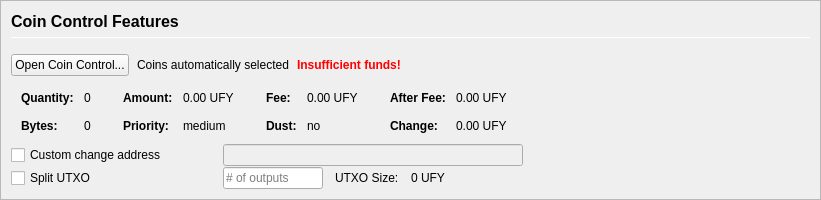
         <widget class="QFrame" name="frameCoinControl">
          <property name="sizePolicy">
           <sizepolicy hsizetype="Expanding" vsizetype="Expanding">
            <horstretch>0</horstretch>
            <verstretch>0</verstretch>
           </sizepolicy>
          </property>
          <property name="maximumSize">
           <size>
            <width>16777215</width>
            <height>16777215</height>
           </size>
          </property>
          <property name="frameShape">
           <enum>QFrame::StyledPanel</enum>
          </property>
          <property name="frameShadow">
           <enum>QFrame::Sunken</enum>
          </property>
          <layout class="QVBoxLayout" name="verticalLayoutCoinControl2">
           <property name="spacing">
            <number>0</number>
           </property>
           <property name="leftMargin">
            <number>0</number>
           </property>
           <property name="topMargin">
            <number>0</number>
           </property>
           <property name="rightMargin">
            <number>0</number>
           </property>
           <property name="bottomMargin">
            <number>0</number>
           </property>
           <item>
            <widget class="QFrame" name="frameCoinControl_BG">
             <layout class="QVBoxLayout" name="verticalLayoutCoinControl" stretch="0,0,0,0,0,0">
              <property name="spacing">
               <number>1</number>
              </property>
              <property name="leftMargin">
               <number>10</number>
              </property>
              <property name="topMargin">
               <number>10</number>
              </property>
              <item>
               <layout class="QHBoxLayout" name="horizontalLayoutCoinControl1">
                <property name="bottomMargin">
                 <number>15</number>
                </property>
                <item>
                 <layout class="QVBoxLayout" name="verticalLayout_3">
                  <property name="spacing">
                   <number>6</number>
                  </property>
                  <item>
                   <widget class="QLabel" name="labelCoinControlFeatures">
                    <property name="sizePolicy">
                     <sizepolicy hsizetype="Preferred" vsizetype="Maximum">
                      <horstretch>0</horstretch>
                      <verstretch>0</verstretch>
                     </sizepolicy>
                    </property>
                    <property name="minimumSize">
                     <size>
                      <width>0</width>
                      <height>20</height>
                     </size>
                    </property>
                    <property name="font">
                     <font>
                      <pointsize>12</pointsize>
                      <weight>75</weight>
                      <bold>true</bold>
                     </font>
                    </property>
                    <property name="styleSheet">
                     <string notr="true">font-weight:bold;</string>
                    </property>
                    <property name="text">
                     <string>Coin Control Features</string>
                    </property>
                   </widget>
                  </item>
                  <item>
                   <widget class="Line" name="line">
                    <property name="minimumSize">
                     <size>
                      <width>0</width>
                      <height>1</height>
                     </size>
                    </property>
                    <property name="maximumSize">
                     <size>
                      <width>16777215</width>
                      <height>1</height>
                     </size>
                    </property>
                    <property name="orientation">
                     <enum>Qt::Horizontal</enum>
                    </property>
                   </widget>
                  </item>
                 </layout>
                </item>
               </layout>
              </item>
              <item>
               <layout class="QHBoxLayout" name="horizontalLayoutCoinControl2" stretch="0,0,0,0">
                <property name="spacing">
                 <number>8</number>
                </property>
                <property name="bottomMargin">
                 <number>10</number>
                </property>
                <item>
                 <widget class="QPushButton" name="pushButtonCoinControl">
                  <property name="styleSheet">
                   <string notr="true"/>
                  </property>
                  <property name="text">
                   <string>Open Coin Control...</string>
                  </property>
                  <property name="autoDefault">
                   <bool>false</bool>
                  </property>
                 </widget>
                </item>
                <item>
                 <widget class="QLabel" name="labelCoinControlAutomaticallySelected">
                  <property name="text">
                   <string>Coins automatically selected</string>
                  </property>
                  <property name="margin">
                   <number>5</number>
                  </property>
                 </widget>
                </item>
                <item>
                 <widget class="QLabel" name="labelCoinControlInsuffFunds">
                  <property name="font">
                   <font>
                    <weight>75</weight>
                    <bold>true</bold>
                   </font>
                  </property>
                  <property name="styleSheet">
                   <string notr="true">color:red;font-weight:bold;</string>
                  </property>
                  <property name="text">
                   <string>Insufficient funds!</string>
                  </property>
                  <property name="margin">
                   <number>5</number>
                  </property>
                 </widget>
                </item>
                <item>
                 <spacer name="horizontalSpacerCoinControl">
                  <property name="orientation">
                   <enum>Qt::Horizontal</enum>
                  </property>
                  <property name="sizeHint" stdset="0">
                   <size>
                    <width>40</width>
                    <height>1</height>
                   </size>
                  </property>
                 </spacer>
                </item>
               </layout>
              </item>
              <item>
               <widget class="QWidget" name="widgetCoinControl" native="true">
                <property name="sizePolicy">
                 <sizepolicy hsizetype="Preferred" vsizetype="Preferred">
                  <horstretch>0</horstretch>
                  <verstretch>0</verstretch>
                 </sizepolicy>
                </property>
                <property name="minimumSize">
                 <size>
                  <width>0</width>
                  <height>0</height>
                 </size>
                </property>
                <property name="styleSheet">
                 <string notr="true"/>
                </property>
                <layout class="QHBoxLayout" name="horizontalLayoutCoinControl5">
                 <property name="leftMargin">
                  <number>0</number>
                 </property>
                 <property name="topMargin">
                  <number>0</number>
                 </property>
                 <property name="rightMargin">
                  <number>0</number>
                 </property>
                 <property name="bottomMargin">
                  <number>0</number>
                 </property>
                 <item>
                  <layout class="QHBoxLayout" name="horizontalLayoutCoinControl3" stretch="0,0,0,1">
                   <property name="spacing">
                    <number>20</number>
                   </property>
                   <property name="topMargin">
                    <number>0</number>
                   </property>
                   <property name="bottomMargin">
                    <number>10</number>
                   </property>
                   <item>
                    <layout class="QFormLayout" name="formLayoutCoinControl1">
                     <property name="horizontalSpacing">
                      <number>10</number>
                     </property>
                     <property name="verticalSpacing">
                      <number>14</number>
                     </property>
                     <property name="leftMargin">
                      <number>10</number>
                     </property>
                     <property name="topMargin">
                      <number>4</number>
                     </property>
                     <property name="rightMargin">
                      <number>6</number>
                     </property>
                     <item row="0" column="0">
                      <widget class="QLabel" name="labelCoinControlQuantityText">
                       <property name="font">
                        <font>
                         <weight>75</weight>
                         <bold>true</bold>
                        </font>
                       </property>
                       <property name="text">
                        <string>Quantity:</string>
                       </property>
                       <property name="margin">
                        <number>0</number>
                       </property>
                      </widget>
                     </item>
                     <item row="0" column="1">
                      <widget class="QLabel" name="labelCoinControlQuantity">
                       <property name="cursor">
                        <cursorShape>IBeamCursor</cursorShape>
                       </property>
                       <property name="contextMenuPolicy">
                        <enum>Qt::ActionsContextMenu</enum>
                       </property>
                       <property name="text">
                        <string notr="true">0</string>
                       </property>
                       <property name="margin">
                        <number>0</number>
                       </property>
                       <property name="textInteractionFlags">
                        <set>Qt::LinksAccessibleByMouse|Qt::TextSelectableByKeyboard|Qt::TextSelectableByMouse</set>
                       </property>
                      </widget>
                     </item>
                     <item row="1" column="0">
                      <widget class="QLabel" name="labelCoinControlBytesText">
                       <property name="font">
                        <font>
                         <weight>75</weight>
                         <bold>true</bold>
                        </font>
                       </property>
                       <property name="text">
                        <string>Bytes:</string>
                       </property>
                      </widget>
                     </item>
                     <item row="1" column="1">
                      <widget class="QLabel" name="labelCoinControlBytes">
                       <property name="cursor">
                        <cursorShape>IBeamCursor</cursorShape>
                       </property>
                       <property name="contextMenuPolicy">
                        <enum>Qt::ActionsContextMenu</enum>
                       </property>
                       <property name="text">
                        <string notr="true">0</string>
                       </property>
                       <property name="textInteractionFlags">
                        <set>Qt::LinksAccessibleByMouse|Qt::TextSelectableByKeyboard|Qt::TextSelectableByMouse</set>
                       </property>
                      </widget>
                     </item>
                    </layout>
                   </item>
                   <item>
                    <layout class="QFormLayout" name="formLayoutCoinControl2">
                     <property name="horizontalSpacing">
                      <number>10</number>
                     </property>
                     <property name="verticalSpacing">
                      <number>14</number>
                     </property>
                     <property name="leftMargin">
                      <number>6</number>
                     </property>
                     <property name="topMargin">
                      <number>4</number>
                     </property>
                     <property name="rightMargin">
                      <number>6</number>
                     </property>
                     <item row="0" column="0">
                      <widget class="QLabel" name="labelCoinControlAmountText">
                       <property name="font">
                        <font>
                         <weight>75</weight>
                         <bold>true</bold>
                        </font>
                       </property>
                       <property name="text">
                        <string>Amount:</string>
                       </property>
                       <property name="margin">
                        <number>0</number>
                       </property>
                      </widget>
                     </item>
                     <item row="0" column="1">
                      <widget class="QLabel" name="labelCoinControlAmount">
                       <property name="cursor">
                        <cursorShape>IBeamCursor</cursorShape>
                       </property>
                       <property name="contextMenuPolicy">
                        <enum>Qt::ActionsContextMenu</enum>
                       </property>
                       <property name="text">
                        <string notr="true">0.00 UFY</string>
                       </property>
                       <property name="textInteractionFlags">
                        <set>Qt::LinksAccessibleByMouse|Qt::TextSelectableByKeyboard|Qt::TextSelectableByMouse</set>
                       </property>
                      </widget>
                     </item>
                     <item row="1" column="0">
                      <widget class="QLabel" name="labelCoinControlPriorityText">
                       <property name="font">
                        <font>
                         <weight>75</weight>
                         <bold>true</bold>
                        </font>
                       </property>
                       <property name="text">
                        <string>Priority:</string>
                       </property>
                      </widget>
                     </item>
                     <item row="1" column="1">
                      <widget class="QLabel" name="labelCoinControlPriority">
                       <property name="cursor">
                        <cursorShape>IBeamCursor</cursorShape>
                       </property>
                       <property name="contextMenuPolicy">
                        <enum>Qt::ActionsContextMenu</enum>
                       </property>
                       <property name="text">
                        <string>medium</string>
                       </property>
                       <property name="textInteractionFlags">
                        <set>Qt::LinksAccessibleByMouse|Qt::TextSelectableByKeyboard|Qt::TextSelectableByMouse</set>
                       </property>
                      </widget>
                     </item>
                    </layout>
                   </item>
                   <item>
                    <layout class="QFormLayout" name="formLayoutCoinControl3">
                     <property name="horizontalSpacing">
                      <number>10</number>
                     </property>
                     <property name="verticalSpacing">
                      <number>14</number>
                     </property>
                     <property name="leftMargin">
                      <number>6</number>
                     </property>
                     <property name="topMargin">
                      <number>4</number>
                     </property>
                     <property name="rightMargin">
                      <number>6</number>
                     </property>
                     <item row="0" column="0">
                      <widget class="QLabel" name="labelCoinControlFeeText">
                       <property name="font">
                        <font>
                         <weight>75</weight>
                         <bold>true</bold>
                        </font>
                       </property>
                       <property name="text">
                        <string>Fee:</string>
                       </property>
                       <property name="margin">
                        <number>0</number>
                       </property>
                      </widget>
                     </item>
                     <item row="0" column="1">
                      <widget class="QLabel" name="labelCoinControlFee">
                       <property name="cursor">
                        <cursorShape>IBeamCursor</cursorShape>
                       </property>
                       <property name="contextMenuPolicy">
                        <enum>Qt::ActionsContextMenu</enum>
                       </property>
                       <property name="text">
                        <string notr="true">0.00 UFY</string>
                       </property>
                       <property name="textInteractionFlags">
                        <set>Qt::LinksAccessibleByMouse|Qt::TextSelectableByKeyboard|Qt::TextSelectableByMouse</set>
                       </property>
                      </widget>
                     </item>
                     <item row="1" column="0">
                      <widget class="QLabel" name="labelCoinControlLowOutputText">
                       <property name="font">
                        <font>
                         <weight>75</weight>
                         <bold>true</bold>
                        </font>
                       </property>
                       <property name="text">
                        <string>Dust:</string>
                       </property>
                      </widget>
                     </item>
                     <item row="1" column="1">
                      <widget class="QLabel" name="labelCoinControlLowOutput">
                       <property name="cursor">
                        <cursorShape>IBeamCursor</cursorShape>
                       </property>
                       <property name="contextMenuPolicy">
                        <enum>Qt::ActionsContextMenu</enum>
                       </property>
                       <property name="text">
                        <string>no</string>
                       </property>
                       <property name="textInteractionFlags">
                        <set>Qt::LinksAccessibleByMouse|Qt::TextSelectableByKeyboard|Qt::TextSelectableByMouse</set>
                       </property>
                      </widget>
                     </item>
                    </layout>
                   </item>
                   <item>
                    <layout class="QFormLayout" name="formLayoutCoinControl4">
                     <property name="horizontalSpacing">
                      <number>10</number>
                     </property>
                     <property name="verticalSpacing">
                      <number>14</number>
                     </property>
                     <property name="leftMargin">
                      <number>6</number>
                     </property>
                     <property name="topMargin">
                      <number>4</number>
                     </property>
                     <property name="rightMargin">
                      <number>6</number>
                     </property>
                     <item row="0" column="0">
                      <widget class="QLabel" name="labelCoinControlAfterFeeText">
                       <property name="font">
                        <font>
                         <weight>75</weight>
                         <bold>true</bold>
                        </font>
                       </property>
                       <property name="text">
                        <string>After Fee:</string>
                       </property>
                       <property name="margin">
                        <number>0</number>
                       </property>
                      </widget>
                     </item>
                     <item row="0" column="1">
                      <widget class="QLabel" name="labelCoinControlAfterFee">
                       <property name="cursor">
                        <cursorShape>IBeamCursor</cursorShape>
                       </property>
                       <property name="contextMenuPolicy">
                        <enum>Qt::ActionsContextMenu</enum>
                       </property>
                       <property name="text">
                        <string notr="true">0.00 UFY</string>
                       </property>
                       <property name="textInteractionFlags">
                        <set>Qt::LinksAccessibleByMouse|Qt::TextSelectableByKeyboard|Qt::TextSelectableByMouse</set>
                       </property>
                      </widget>
                     </item>
                     <item row="1" column="0">
                      <widget class="QLabel" name="labelCoinControlChangeText">
                       <property name="font">
                        <font>
                         <weight>75</weight>
                         <bold>true</bold>
                        </font>
                       </property>
                       <property name="text">
                        <string>Change:</string>
                       </property>
                      </widget>
                     </item>
                     <item row="1" column="1">
                      <widget class="QLabel" name="labelCoinControlChange">
                       <property name="cursor">
                        <cursorShape>IBeamCursor</cursorShape>
                       </property>
                       <property name="contextMenuPolicy">
                        <enum>Qt::ActionsContextMenu</enum>
                       </property>
                       <property name="text">
                        <string notr="true">0.00 UFY</string>
                       </property>
                       <property name="textInteractionFlags">
                        <set>Qt::LinksAccessibleByMouse|Qt::TextSelectableByKeyboard|Qt::TextSelectableByMouse</set>
                       </property>
                      </widget>
                     </item>
                    </layout>
                   </item>
                  </layout>
                 </item>
                </layout>
               </widget>
              </item>
              <item>
               <layout class="QHBoxLayout" name="horizontalLayoutCoinControl4">
                <property name="spacing">
                 <number>12</number>
                </property>
                <property name="sizeConstraint">
                 <enum>QLayout::SetDefaultConstraint</enum>
                </property>
                <property name="topMargin">
                 <number>0</number>
                </property>
                <property name="rightMargin">
                 <number>0</number>
                </property>
                <item>
                 <widget class="QCheckBox" name="checkBoxCoinControlChange">
                  <property name="sizePolicy">
                   <sizepolicy hsizetype="Preferred" vsizetype="Preferred">
                    <horstretch>0</horstretch>
                    <verstretch>0</verstretch>
                   </sizepolicy>
                  </property>
                  <property name="minimumSize">
                   <size>
                    <width>200</width>
                    <height>0</height>
                   </size>
                  </property>
                  <property name="maximumSize">
                   <size>
                    <width>200</width>
                    <height>16777215</height>
                   </size>
                  </property>
                  <property name="toolTip">
                   <string>If this is activated, but the change address is empty or invalid, change will be sent to a newly generated address.</string>
                  </property>
                  <property name="text">
                   <string>Custom change address</string>
                  </property>
                 </widget>
                </item>
                <item>
                 <widget class="QValidatedLineEdit" name="lineEditCoinControlChange">
                  <property name="enabled">
                   <bool>false</bool>
                  </property>
                  <property name="sizePolicy">
                   <sizepolicy hsizetype="Preferred" vsizetype="Preferred">
                    <horstretch>0</horstretch>
                    <verstretch>0</verstretch>
                   </sizepolicy>
                  </property>
                  <property name="minimumSize">
                   <size>
                    <width>300</width>
                    <height>0</height>
                   </size>
                  </property>
                 </widget>
                </item>
                <item>
                 <widget class="QLabel" name="labelCoinControlChangeLabel">
                  <property name="sizePolicy">
                   <sizepolicy hsizetype="Preferred" vsizetype="Preferred">
                    <horstretch>0</horstretch>
                    <verstretch>0</verstretch>
                   </sizepolicy>
                  </property>
                  <property name="minimumSize">
                   <size>
                    <width>100</width>
                    <height>0</height>
                   </size>
                  </property>
                  <property name="text">
                   <string/>
                  </property>
                  <property name="margin">
                   <number>3</number>
                  </property>
                 </widget>
                </item>
               </layout>
              </item>
              <item>
               <layout class="QHBoxLayout" name="horizontalLayoutCoinControl6">
                <property name="spacing">
                 <number>12</number>
                </property>
                <property name="rightMargin">
                 <number>0</number>
                </property>
                <item>
                 <widget class="QCheckBox" name="splitBlockCheckBox">
                  <property name="sizePolicy">
                   <sizepolicy hsizetype="Preferred" vsizetype="Preferred">
                    <horstretch>0</horstretch>
                    <verstretch>0</verstretch>
                   </sizepolicy>
                  </property>
                  <property name="minimumSize">
                   <size>
                    <width>200</width>
                    <height>0</height>
                   </size>
                  </property>
                  <property name="maximumSize">
                   <size>
                    <width>200</width>
                    <height>16777215</height>
                   </size>
                  </property>
                  <property name="text">
                   <string>Split UTXO</string>
                  </property>
                 </widget>
                </item>
                <item>
                 <widget class="QLineEdit" name="splitBlockLineEdit">
                  <property name="sizePolicy">
                   <sizepolicy hsizetype="Preferred" vsizetype="Preferred">
                    <horstretch>50</horstretch>
                    <verstretch>0</verstretch>
                   </sizepolicy>
                  </property>
                  <property name="minimumSize">
                   <size>
                    <width>100</width>
                    <height>0</height>
                   </size>
                  </property>
                  <property name="maximumSize">
                   <size>
                    <width>100</width>
                    <height>16777215</height>
                   </size>
                  </property>
                  <property name="placeholderText">
                   <string># of outputs</string>
                  </property>
                 </widget>
                </item>
                <item>
                 <widget class="QLabel" name="labelBlockSizeText">
                  <property name="text">
                   <string>UTXO Size:</string>
                  </property>
                 </widget>
                </item>
                <item>
                 <widget class="QLabel" name="labelBlockSize">
                  <property name="text">
                   <string>0 UFY</string>
                  </property>
                 </widget>
                </item>
                <item>
                 <spacer name="horizontalSpacer_7">
                  <property name="orientation">
                   <enum>Qt::Horizontal</enum>
                  </property>
                  <property name="sizeHint" stdset="0">
                   <size>
                    <width>40</width>
                    <height>20</height>
                   </size>
                  </property>
                 </spacer>
                </item>
               </layout>
              </item>
              <item>
               <spacer name="verticalSpacerCoinControl">
                <property name="orientation">
                 <enum>Qt::Vertical</enum>
                </property>
                <property name="sizeHint" stdset="0">
                 <size>
                  <width>800</width>
                  <height>1</height>
                 </size>
                </property>
               </spacer>
              </item>
             </layout>
            </widget>
           </item>
          </layout>
         </widget>
